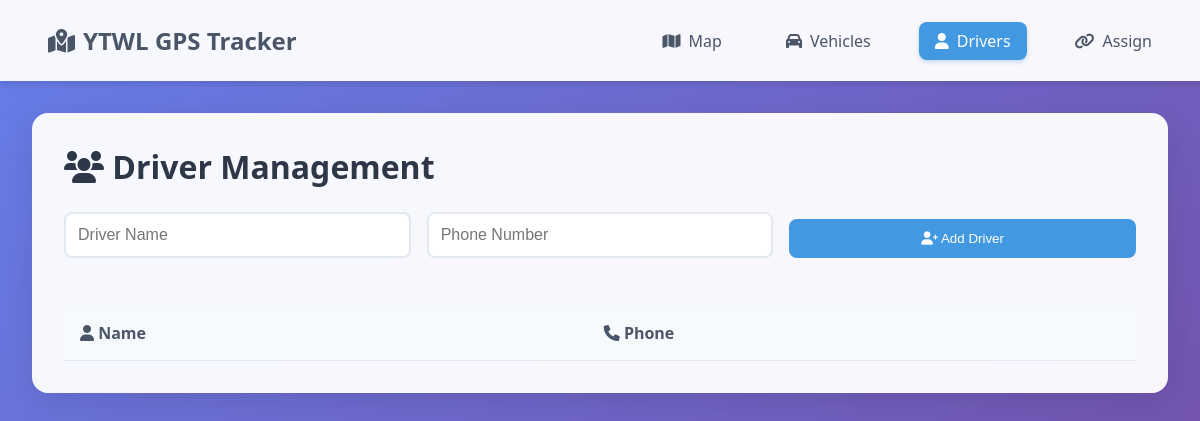
Before: /drivers with the older database file.
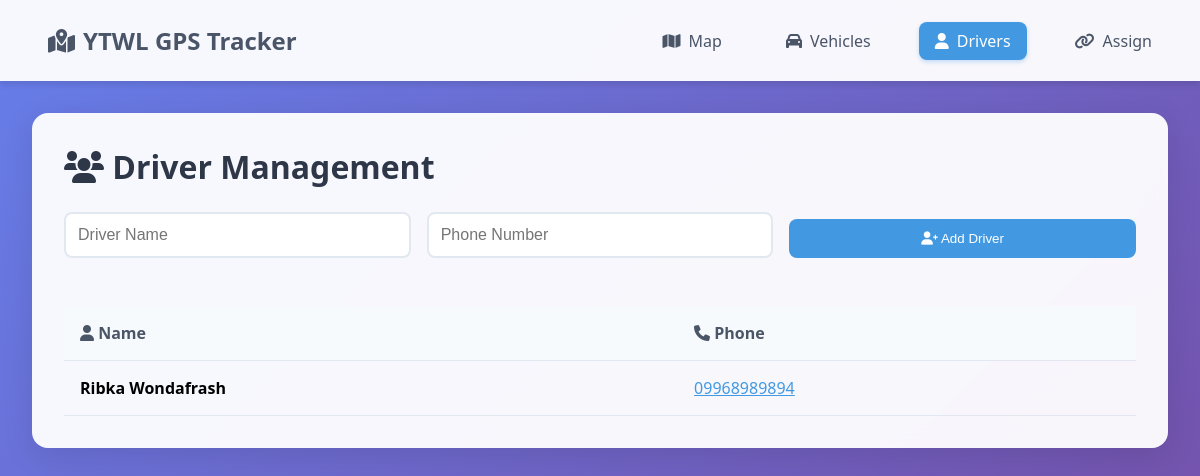
After: the same page with the newer database file.
### tables this page shows
CREATE TABLE drivers (
        id INTEGER PRIMARY KEY AUTOINCREMENT,
        name TEXT,
        phone TEXT
    );

### app.py (the view)
@app.route("/drivers", methods=["GET", "POST"])
def drivers():
    if request.method == "POST":
        add_driver(
            request.form["name"],
            request.form["phone"]
        )
        return redirect("/drivers")
    return render_template(
        "drivers.html",
        drivers=list_drivers()
    )

### db.py (called while the page is built)
def get_db():
    db = sqlite3.connect(DB_NAME, check_same_thread=False)
    db.execute("PRAGMA journal_mode=WAL;")
    return db

def list_drivers():
    db = get_db()
    c = db.cursor()
    c.execute("SELECT id, name, phone FROM drivers")
    rows = c.fetchall()
    db.close()
    return rows

### templates/drivers.html (shortened to what this page needs)
{% extends "base.html" %}
{% block content %}
<div class="card">
    <h2><i class="fas fa-users"></i> Driver Management</h2>
    <form method="post" style="display: grid; grid-template-columns: repeat(auto-fit, minmax(200px, 1fr)); gap: 1rem; margin-bottom: 2rem;">
        <input name="name" placeholder="Driver Name" required>
        <input name="phone" placeholder="Phone Number">
        <button type="submit" class="btn" style="align-self: end;">
            <i class="fas fa-user-plus"></i> Add Driver
        </button>
    </form>
    <div style="overflow-x: auto;">
        <table>
            <thead>
                <tr>
                    <th><i class="fas fa-user"></i> Name</th>
                    <th><i class="fas fa-phone"></i> Phone</th>
                </tr>
            </thead>
            <tbody>
                {% for d in drivers %}
                <tr>
                    <td><strong>{{d[1]}}</strong></td>
                    <td><a href="tel:{{d[2]}}" style="color: #4299e1;">{{d[2]}}</a></td>
                </tr>
                {% endfor %}
            </tbody>
        </table>
    </div>
</div>
{% endblock %}

Changed rows visible on the page:
added drivers: name "Ribka Wondafrash", phone "09968989894"
